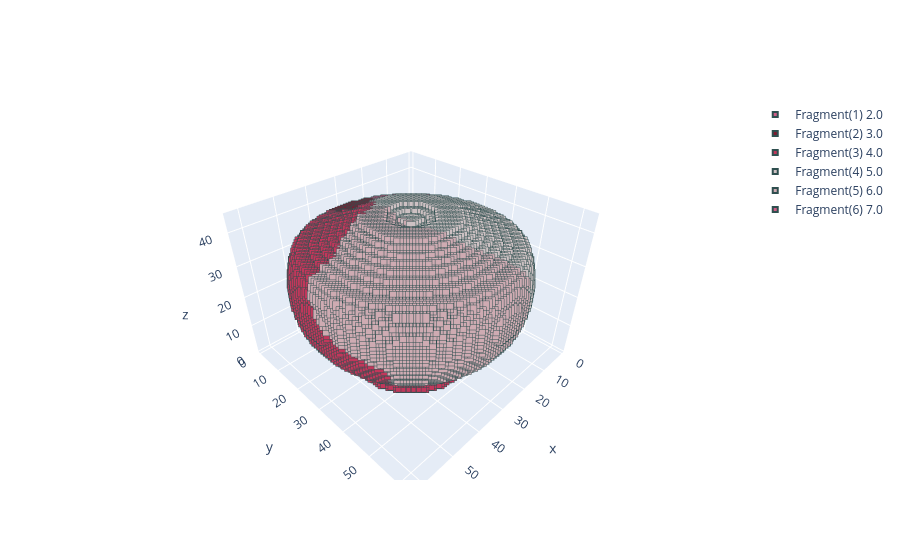

The code cell stored with this chart in its notebook:
### Code cell
import visualize as vi
import numpy as np

path = "../data/train/2/BA_21_1-n006-t1649437610.vox"
vox = vi.__read_vox__(path)
vi.plot_frag(vox,"vi.png")

### Figure 1 — Plotly figure (JSON) as saved in the notebook; plotly's stock layout.template omitted (floating-point values rounded to 4 significant figures; data arrays with more than 128 entries replaced by an {"elided": "..."} marker saying what was removed)
{"data": [{"marker": {"color": "#d05d86", "line": {"color": "DarkSlateGrey", "width": 2}, "size": 5, "symbol": "square"}, "mode": "markers", "name": "Fragment(1) 2.0", "type": "scatter3d", "x": {"elided": "1977 int values"}, "y": {"elided": "1977 int values"}, "z": {"elided": "1977 int values"}}, {"marker": {"color": "#7e1b2f", "line": {"color": "DarkSlateGrey", "width": 2}, "size": 5, "symbol": "square"}, "mode": "markers", "name": "Fragment(2) 3.0", "type": "scatter3d", "x": {"elided": "4507 int values"}, "y": {"elided": "4507 int values"}, "z": {"elided": "4507 int values"}}, {"marker": {"color": "#c1375b", "line": {"color": "DarkSlateGrey", "width": 2}, "size": 5, "symbol": "square"}, "mode": "markers", "name": "Fragment(3) 4.0", "type": "scatter3d", "x": {"elided": "6620 int values"}, "y": {"elided": "6620 int values"}, "z": {"elided": "6620 int values"}}, {"marker": {"color": "#cdc1c3", "line": {"color": "DarkSlateGrey", "width": 2}, "size": 5, "symbol": "square"}, "mode": "markers", "name": "Fragment(4) 5.0", "type": "scatter3d", "x": {"elided": "5370 int values"}, "y": {"elided": "5370 int values"}, "z": {"elided": "5370 int values"}}, {"marker": {"color": "#ceabb2", "line": {"color": "DarkSlateGrey", "width": 2}, "size": 5, "symbol": "square"}, "mode": "markers", "name": "Fragment(5) 6.0", "type": "scatter3d", "x": {"elided": "6166 int values"}, "y": {"elided": "6166 int values"}, "z": {"elided": "6166 int values"}}, {"marker": {"color": "#d05d86", "line": {"color": "DarkSlateGrey", "width": 2}, "size": 5, "symbol": "square"}, "mode": "markers", "name": "Fragment(6) 7.0", "type": "scatter3d", "x": {"elided": "1044 int values"}, "y": {"elided": "1044 int values"}, "z": {"elided": "1044 int values"}}], "layout": {}}
